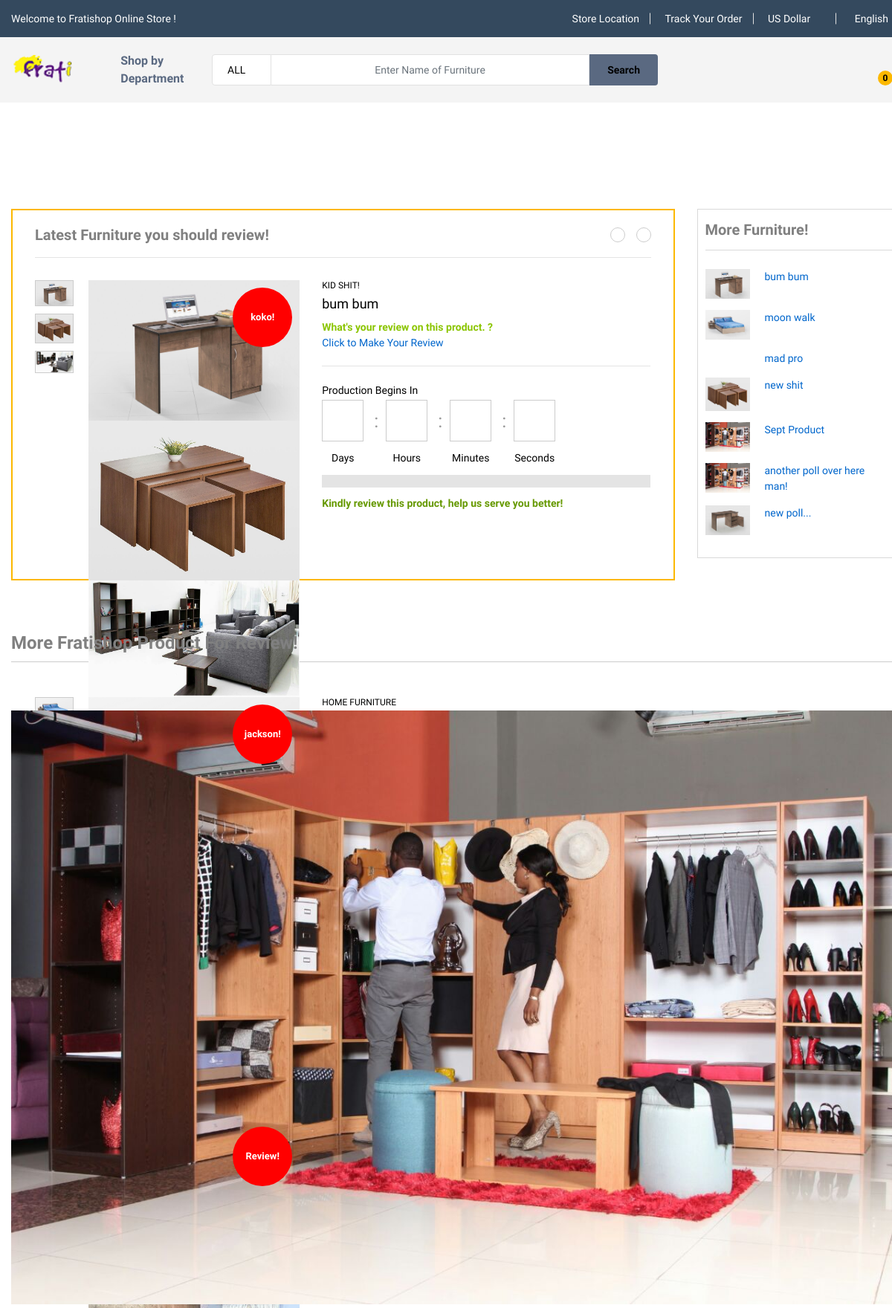
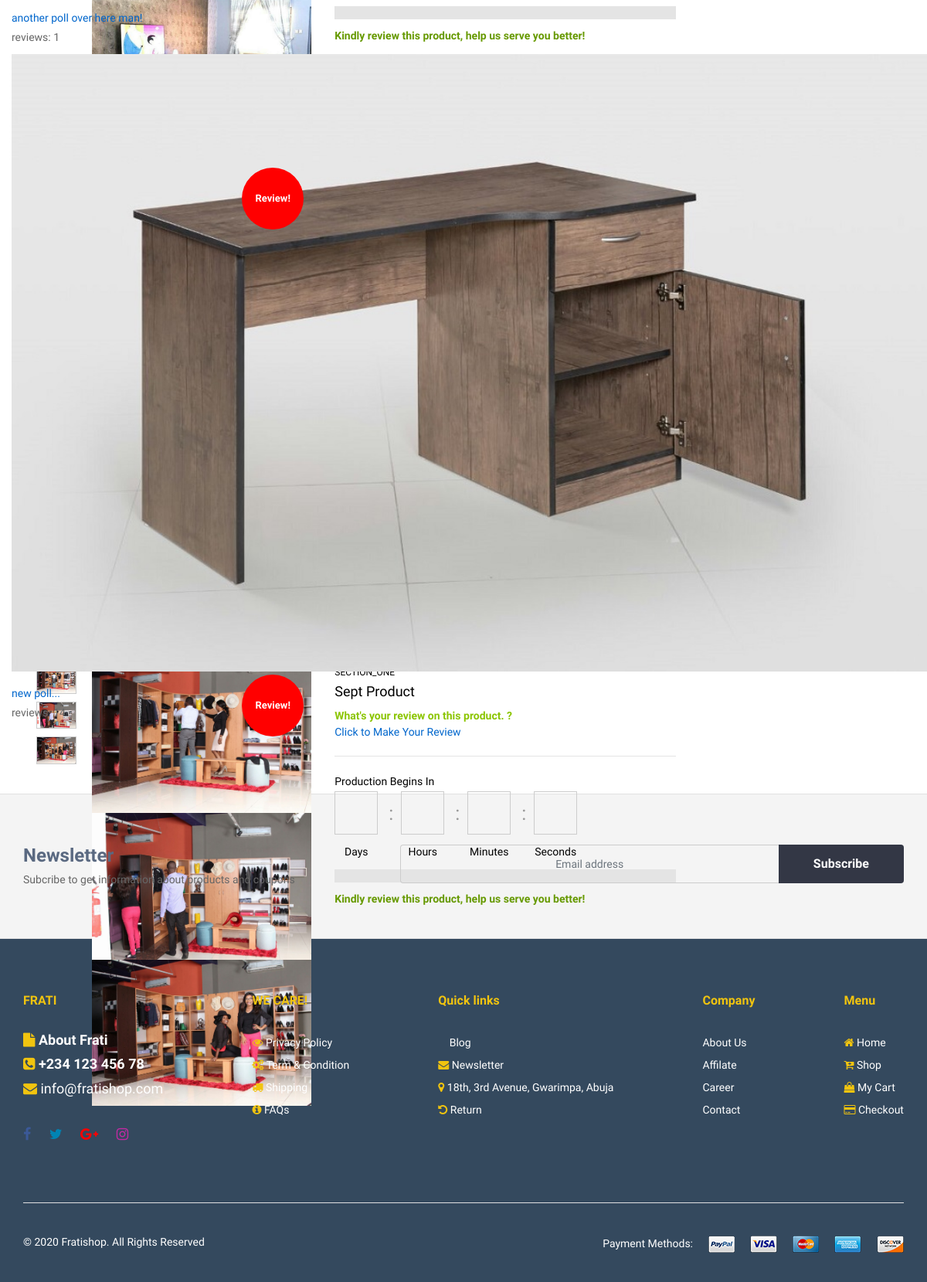
The app's page /all-poll/ with its own data (2 pictures, top to bottom).
### poll/models.py (models this page shows, shortened)
class Poll(models.Model):
	customer_id = models.CharField(max_length=1050, default="none")
	user_id = models.CharField(max_length=1050, default="none")
	title = models.CharField(max_length=1050)
	tag_title = models.CharField(max_length=1050, default="Review")
	category = models.CharField(max_length=1050, default="section_one")
	description = models.TextField(default="none")
	count_down = models.CharField(max_length=1050, default="July 21, 2020 23:00:00")
	comments = models.ManyToManyField(Comment, through="PollCommentConnector", through_fields=("poll", "comment"),)
	options = models.ManyToManyField(Option, through="PollOptionConnector", through_fields=("poll", "option"),)
	image_1 = models.ImageField(upload_to='poll_product/images/', blank=True)
	image_2 = models.ImageField(upload_to='poll_product/images/', blank=True)
	image_3 = models.ImageField(upload_to='poll_product/images/', blank=True)
	pub_date = models.DateTimeField(default=timezone.now)

### poll/views.py (the view)
# urls.py: path('all-poll/', views.AllPollView, name="all_poll"),
def AllPollView(request):
	if request.method == "POST":
		context = {}
		return render(request, 'poll/all_poll.html', context)
	else:
		if request.user.is_active:
			user = request.user
			user = User.objects.get(id=user.id)
			user_checker = authenticate(username=user.username, password=user.password)
		else:
			fake_username = "%s" % (ray_randomiser())
			fake_password = "%s" % (ray_randomiser())
			user = User.objects.create(username=fake_username)
			user.save()
			user.set_password(fake_password)
			user.save()
			user_checker = authenticate(username=fake_username, password=fake_password)
			if user.is_active:
				login(request, user_checker)
			else:
				pass
			cart = Cart.objects.create(user=user, pub_date=timezone.now())
			cart.user = user
			cart.save()
		cart = get_object_or_404(Cart, user__pk=request.user.id)
		product_quantitys = cart.product_quantitys.all()
		total_price = 0
		total_quantity = 0
		for item in product_quantitys:
			total_price += (item.product.price * int(str(item.quantity))) + (item.total_shipping_charge * int(str(item.quantity)))
		message = ""
		section_one = Poll.objects.order_by("-pub_date")[:5]
		section_two = Poll.objects.order_by("-pub_date")[5:10]
		section_three = Poll.objects.order_by("-pub_date")[5:15]
		section_box = [section_one, section_two]
		context ={"product_quantitys": product_quantitys, "total_price": total_price, "section_one": section_one, "section_two": section_two, "section_three": section_three, "section_box": section_box, "message": message}
		return render(request, 'poll/all_poll.html', context)

### main/views.py (called while the page is built)
def ray_randomiser(length=6):
	landd = string.ascii_letters + string.digits
	return ''.join((random.choice(landd) for i in range(length)))

### poll/templates/poll/all_poll.html (shortened to what this page needs)
{% extends 'poll/base.html' %}
{% load static %}
{% block content %}
        <br />
        <div class="row">
        	<div class="container text-center">
        	</div>
        </div>
        <br />
        <div class="ps-promotions">
            <div class="container">
                <div class="row">
                    <div class="col-xl-12 col-lg-12 col-md-12 col-sm-12 col-12 "><a class="ps-collection" href="#"><img src="{% static 'main/img/slider/home-1/frati13.gif' %}" alt=""></a>
                    </div>
                    </div>
                </div>
            </div>
        </div>
        <div class="ps-deal-hot">
            <div class="container">
                <div class="row">
                    <div class="col-xl-9 col-lg-12 col-md-12 col-sm-12 col-12 ">
                        <div class="ps-block--deal-hot" data-mh="dealhot">
                            <div class="ps-block__header">
                                <h3 style="color: grey;"><b>Latest Furniture you should review!</b></h3>
                                <div class="ps-block__navigation"><a class="ps-carousel__prev" href=".ps-carousel--deal-hot"><i class="icon-chevron-left"></i></a><a class="ps-carousel__next" href=".ps-carousel--deal-hot"><i class="icon-chevron-right"></i></a></div>
                            </div>
                            <div class="ps-product__content">
                                <div class="ps-carousel--deal-hot ps-carousel--deal-hot owl-slider" data-owl-auto="true" data-owl-loop="true" data-owl-speed="5000" data-owl-gap="0" data-owl-nav="false" data-owl-dots="false" data-owl-item="1" data-owl-item-xs="1" data-owl-item-sm="1" data-owl-item-md="1" data-owl-item-lg="1" data-owl-duration="1000" data-owl-mousedrag="on">
                                    {% if section_one %}
                                    	{% for item in section_one %}
		                                    <div class="ps-product--detail ps-product--hot-deal">
		                                        <div class="ps-product__header">
		                                            <div class="ps-product__thumbnail" data-vertical="true">
		                                                <figure>
		                                                    <div class="ps-wrapper">
		                                                        <div class="ps-product__gallery" data-arrow="true">
		                                                            <div class="item"><a href="{{ item.image_1.url }}"><img src="{{ item.image_1.url }}" alt=""></a></div>
		                                                            <div class="item"><a href="{{ item.image_2.url }}"><img src="{{ item.image_2.url }}" alt=""></a></div>
		                                                            <div class="item"><a href="{{ item.image_2.url }}"><img src="{{ item.image_3.url }}" alt=""></a></div>
		                                                        </div>
		                                                        <div class="ps-product__badge" style="background-color: red;"><span><b>{{ item.tag_title }}!</b></span></div>
		                                                    </div>
		                                                </figure>
		                                                <div class="ps-product__variants" data-item="4" data-md="3" data-sm="3" data-arrow="false">
		                                                    <div class="item"><img src="{{ item.image_1.url }}" alt=""></div>
		                                                    <div class="item"><img src="{{ item.image_2.url }}" alt=""></div>
		                                                    <div class="item"><img src="{{ item.image_3.url }}" alt=""></div>
		                                                </div>
		                                            </div>
		                                            <div class="ps-product__info">
		                                                <h5>{{ item.category }}</h5>
		                                                <h3 class="ps-product__name"><a href="{% url 'poll_detail' item.id %}">{{ item.title }}</a></h3>
		                                                <div class="ps-product__meta">
		                                                    <div class="ps-product__specification">
		                                                        <p><strong class="in-stock">What's your review on this product. ?
		                                                    	</strong></p>
		                                                    	<br />
		                                                    	<a href="{% url 'poll_detail' item.id %}">Click to Make Your Review</a>
		                                                    </div>
		                                                </div>
		                                                <div class="ps-product__expires">
		                                                    <p>Production Begins In</p>
		                                                    <ul class="ps-countdown" data-time="{{ item.count_down }}">
		                                                        <li><span class="days"></span>
		                                                            <p>Days</p>
		                                                        </li>
		                                                        <li><span class="hours"></span>
		                                                            <p>Hours</p>
		                                                        </li>
		                                                        <li><span class="minutes"></span>
		                                                            <p>Minutes</p>
		                                                        </li>
		                                                        <li><span class="seconds"></span>
		                                                            <p>Seconds</p>
		                                                        </li>
		                                                    </ul>
		                                                </div>
		                                                <div class="ps-product__processs-bar">
		                                                    <div class="ps-progress" data-value="100"></div>
		                                                    <p><strong>Kindly review this product, help us serve you better!</strong></p>
		                                                </div>
		                                            </div>
		                                        </div>
		                                    </div>
		                                   {% endfor %}
		                                {% else %}
		                                	<p>Sorry, Nothing Yet!</p>
		                            {% endif %}
                                </div>
                            </div>
                        </div>
                    </div>
                    <div class="col-xl-3 col-lg-12 col-md-12 col-sm-12 col-12 ">
                        <aside class="widget widget_best-sale" data-mh="dealhot">
                            <h3 class="widget-title" style="color: grey;"><b>More Furniture!</b></h3>
                            <div class="widget__content">
                                <div class="owl-slider" data-owl-auto="true" data-owl-loop="true" data-owl-speed="5000" data-owl-gap="0" data-owl-nav="false" data-owl-dots="false" data-owl-item="1" data-owl-item-xs="1" data-owl-item-sm="1" data-owl-item-md="1" data-owl-item-lg="1" data-owl-duration="1000" data-owl-mousedrag="on">
                                	{% if section_box %}
	                                	{% for section in section_box %}
		                                    <div class="ps-product-group">
	                                					{% for item in section %}
	                                						<div class="ps-product--horizontal">
				                                            <div class="ps-product__thumbnail"><a href="{% url 'poll_detail' item.id %}"><img src="{{ item.image_1.url }}" alt=""></a></div>
				                                            <div class="ps-product__content"><a class="ps-product__title" href="{% url 'poll_detail' item.id %}">{{ item.title }}</a>
				                                            </div>
				                                            </div>
				                                        {% endfor %}
		                                    </div>
		                                {% endfor %}
		                            {% else %}
		                            	<p>Sorry, Nothing Yet!</p>
		                            {% endif %}
                                </div>
                            </div>
                        </aside>
                    </div>
                </div>
            </div>
        </div>
        <div class="ps-deal-of-day">
            <div class="container">
                <div class="ps-section__header">
                    <div class="ps-block--countdown-deal">
                        <div class="ps-block__left">
                            <h3 style="color: grey;"><b>More Fratishop Product For Review!</b></h3>
                        </div>
                    </div>
                </div>
                <div class="ps-section__content">
                    <div class="ps-carousel--nav owl-slider" data-owl-auto="true" data-owl-loop="true" data-owl-speed="5000" data-owl-gap="30" data-owl-nav="true" data-owl-dots="true" data-owl-item="5" data-owl-item-xs="2" data-owl-item-sm="3" data-owl-item-md="4" data-owl-item-lg="4" data-owl-item-xl="5" data-owl-duration="1000" data-owl-mousedrag="on">
                        {% if section_three %}
                            {% for item in section_three %}
                                <div class="ps-product ps-product--inner">
                                    <div class="ps-product__thumbnail"><a href="{% url 'poll_detail' item.id %}"><img src="{{ item.image_1.url }}" alt=""></a>
                                    </div>
                                    <div class="ps-product__container">
                                        <p class="ps-product__price sale">
                                        <div class="ps-product__content"><a class="ps-product__title" href="{% url 'poll_detail' item.id %}">{{ item.title }}</a>
                                            <div class="ps-product__progress-bar ps-progress" data-value="46">
                                                <p>reviews: {{ item.comments.count }}</p>
                                            </div>
                                        </div>
                                    </div>
                                </div>
                               {% endfor %}
                             {% else %}
                                <div class="ps-product ps-product--inner">
                                    <p>Nothing yet, Sorry!</p>
                                </div>
                        {% endif %}
                    </div>
                </div>
            </div>
        </div>
<br />
<br />
<br />
<br />
{% endblock %}

### poll/templates/poll/base.html (style rules this page uses)
span { cursor:pointer; }

### records on screen
Poll: image_1 (picture), image_2 (picture), image_3 (picture), tag_title "koko", category "KID SHIT!", title "bum bum"
Poll: tag_title "jackson", category "HOME FURNITURE", image_1 (picture), title "moon walk"
Poll: image_3 (picture), tag_title "Review", title "mad pro"
Poll: tag_title "Review", image_1 (picture), title "new shit"
Poll: image_1 (picture), image_2 (picture), image_3 (picture), tag_title "Review", category "SECTION_ONE", title "Sept Product"
Poll: image_1 (picture), title "another poll over here man!", comments.count "1"
Poll: image_1 (picture), title "new poll...", comments.count "14"

### other values on screen
{{ product_quantitys.count }} "0"
